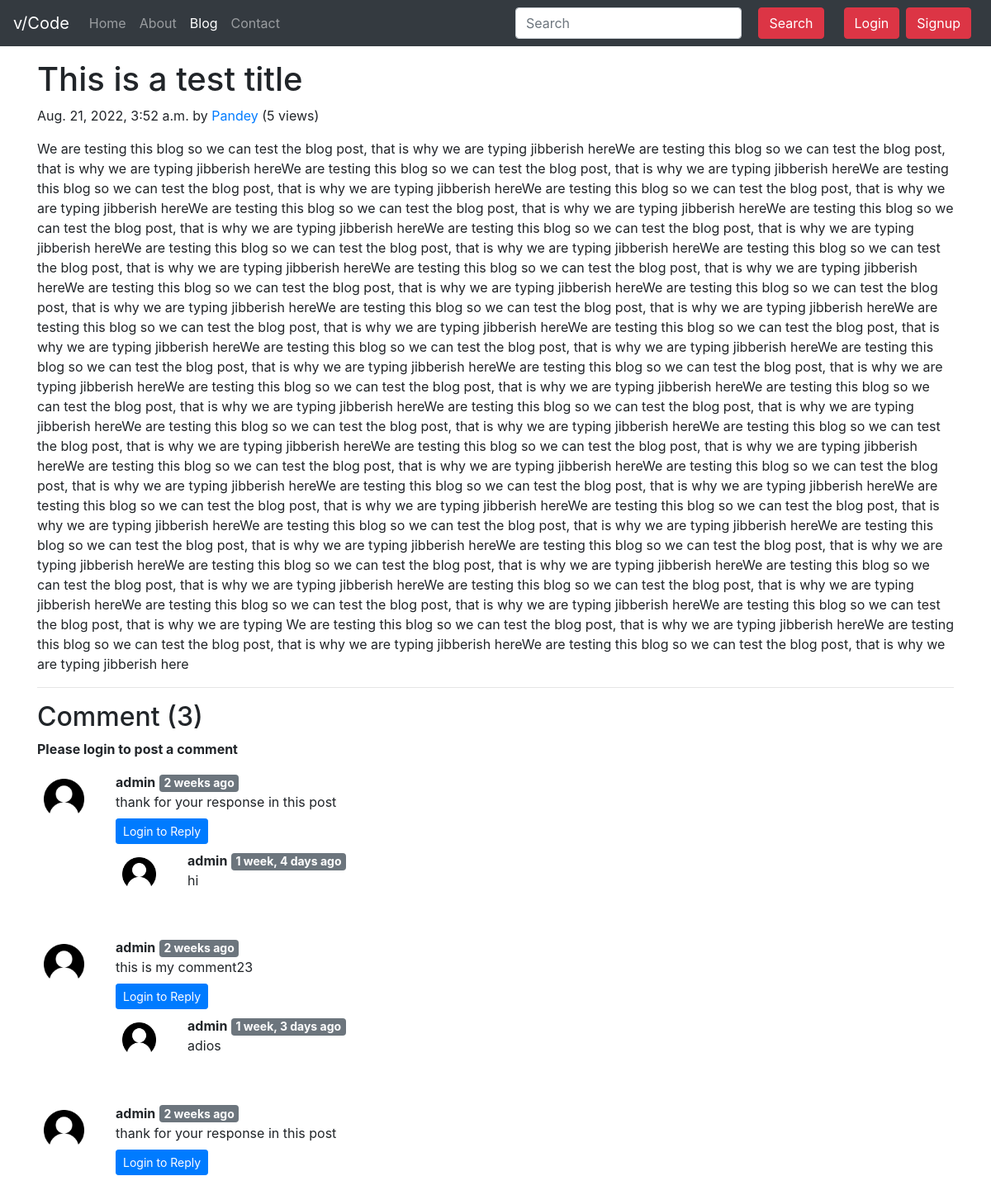
/blog/first-post, run on the app's committed database.
### blog/models.py (models this page shows, shortened)
class Post(models.Model):
    sno = models.AutoField(primary_key=True)
    title = models.CharField(max_length=255)
    content = models.TextField()
    author = models.CharField(max_length=20)
    slug = models.CharField(max_length=130)
    views = models.IntegerField(default=0)
    Timestamp=models.DateTimeField(blank=True)

class BlogComment(models.Model):
    sno = models.AutoField(primary_key=True)
    comment = models.TextField()
    user = models.ForeignKey(User, on_delete=models.CASCADE)
    post = models.ForeignKey(Post, on_delete=models.CASCADE)
    parent = models.ForeignKey('self', on_delete=models.CASCADE, null=True)
    timestamp = models.DateTimeField(default=now)

### blog/views.py (the view)
# urls.py: path('<str:slug>', views.blogPost, name='blogPost'),
def blogPost(request, slug):
    post = Post.objects.filter(slug=slug).first()
    post.views = post.views + 1
    post.save()
    comments = BlogComment.objects.filter(post=post, parent=None)
    replies = BlogComment.objects.filter(post=post).exclude(parent=None)
    replyDict={}
    for reply in replies:
        if reply.parent.sno not in replyDict.keys():
            replyDict[reply.parent.sno] = [reply]
        else:
            replyDict[reply.parent.sno].append(reply)
    context = {'post': post, 'comments':comments, 'user':request.user, 'replyDict':replyDict}
    return render(request, 'blog/blogPost.html', context)

### blog/templatetags/extras.py (called while the page is built)
@register.filter(name='get_val')
def get_val(dict, key):
    return dict.get(key)

### templates/blog/blogPost.html (shortened to what this page needs)
{% extends 'base.html' %}
{% block blogactive %} active {% endblock blogactive %}
{% block body %}
{% load humanize %}
{% load extras %}
<div class="container my-3">
  <h1 class="blog-post-title">{{post.title}}</h1>
  <p class="blog-post-meta">{{post.Timestamp}} by <a href="/about">{{post.author}}</a> (<span>{{post.views}} views</span>)</p>
  <p>{{post.content|safe}}</p>
  <hr>
</div>
<div class="container">
  <h2>Comment ({{comments.count}})</h2>
  <div class="my-2">
    {% if user.is_authenticated %}
    <form action="/blog/postComment" method="post">
      {% csrf_token %}
      <div class="form-group">
        <label for="exampleInputEmail1">Post Comment</label>
        <input type="text" class="form-control" name="comment" placeholder="Add your comment">
      </div>
      <input type="hidden" name="postSno" value="{{post.sno}}">
      <input type="hidden" name="parentSno" value="">
      <button type="submit" class="btn btn-primary">Submit</button>
    </form>
    {% else %}
    <span><b>Please login to post a comment</b></span>
    {% endif %}
  </div>
  {% for comment in comments %}
  <div class="row my-3">
    <div class="col-md-1 ">
      <img class=" mx-auto d-block w-100 p-2" src="/static/img/user.png" alt="user">
    </div>
    <div class="col-md-11">
      <b>{{comment.user.username}}</b> <span class="badge badge-secondary" style="font-size: 14px;"> {{comment.timestamp  | naturaltime}} </span>
      <div> {{comment.comment}}</div>
      <div class="reply mx-0">
        {% if user.is_authenticated %}
        <button class="btn btn-primary btn-sm mt-2" type="button" data-toggle="collapse"
          data-target="#replyBox{{comment.sno}}" aria-expanded="false" aria-controls="replyBox{{comment.sno}}"> Reply
        </button>
        <div class="collapse" id="replyBox{{comment.sno}}">
          <div class="card card-body my-2">
            <form action="/blog/postComment" method="post">
              {% csrf_token %}
              <div class="form-group">
                <label for="comment">Post Reply</label>
                <input type="text" class="form-control" name="comment" placeholder="Enter reply here">
                <input type="hidden" name="parentSno" value="{{comment.sno}}">
              </div>
              <input type="hidden" name="postSno" value="{{post.sno}}">
              <button type="submit" class="btn btn-primary">Submit</button>
            </form>
          </div>
        </div>
        {% else %}
        <button class="btn btn-primary btn-sm mt-2" type="button" data-toggle="collapse"
          data-target="#replyBox{{comment.sno}}" aria-expanded="false"
          aria-controls="replyBox{{comment.sno}} disabled">Login to Reply</button>
        {% endif %}
        <div class="replies my-2">
          {% for reply in replyDict|get_val:comment.sno %}
          <div class="row">
            <div class="col-md-1">
              <img class=" mx-auto d-block w-100 p-2" src="/static/img/user.png" alt="user">
            </div>
            <div class="col-md-11">
              <b>{{reply.user.username}}</b> <span class="badge badge-secondary" style="font-size: 14px;"> {{reply.timestamp | naturaltime}} </span>
              <div> {{reply.comment}}</div>
            </div>
          </div>
          <br>
          {% endfor %}
        </div>
      </div>
    </div>
  </div>
  {% endfor %}
</div>
{% endblock body %}

### templates/base.html (shortened to what this page needs)
<!doctype html>
<html lang="en">
<head>
  <link rel="stylesheet" href="https://cdn.jsdelivr.net/npm/bootstrap@4.6.2/dist/css/bootstrap.min.css"
>
</head>
<body>
  <nav class="navbar navbar-expand-lg navbar-dark bg-dark">
    <a class="navbar-brand" href="/">v/Code</a>
    <div class="collapse navbar-collapse" id="navbarSupportedContent">
      <ul class="navbar-nav mr-auto">
        <li class="nav-item {% block homeactive %} {% endblock homeactive %}">
          <a class="nav-link" href="/">Home <span class="sr-only">(current)</span></a>
        </li>
        <li class="nav-item {% block aboutactive %} {% endblock aboutactive %}">
          <a class="nav-link" href="/about">About</a>
        </li>
        <li class="nav-item {% block blogactive %} {% endblock blogactive %}">
          <a class="nav-link" href="/blog">Blog</a>
        </li>
        <li class="nav-item {% block contactactive %} {% endblock contactactive %}">
          <a class="nav-link" href="/contact">Contact</a>
        </li>
      </ul>
      <div class="ml-auto form-inline">
        <form method="get" action="/search" class=" my-2 my-lg-0 mx-3">
          <input class="form-control mr-sm-2" type="search" placeholder="Search" aria-label="Search" name="query"
            id="query">
          <button class="btn btn-danger m-2 my-sm-0" type="submit">Search</button>
        </form>
        {% if user.is_authenticated %}
        <ul class="navbar-nav mr-2">
          <li class="nav-item dropdown">
            <a class="nav-link dropdown-toggle" href="#" role="button" data-toggle="dropdown" aria-expanded="false">
              Welcome {{request.user}}
            </a>
            <div class="dropdown-menu">
              <a class="dropdown-item" href="/logout">Logout</a>
            </div>
          </li>
        </ul>
        {% else %}
        <button type="button" class="btn btn-danger mr-2" data-toggle="modal" data-target="#loginModal">
          Login
        </button>
        <button type="button" class="btn btn-danger mr-2" data-toggle="modal" data-target="#signupModal">
          Signup
        </button>
        {% endif %}
      </div>
    </div>
  </nav>
  {% block body %}
  {% endblock body %}
</body>
</html>

### data on the page
Post: title "This is a test title", Timestamp "Aug. 21, 2022, 3:52 a.m.", author "Pandey", views "5", content "We are testing this blog so we can test the blog post, that is why we are typing jibberish hereWe are testing this blog so we can test the blog post, that is why we are typing jibberish hereWe are testing this blog so we can test the blog post, that is why we are typing jibberish hereWe are testing this blog so we can test the blog post, that is why we are typing jibberish hereWe are testing this blog so we can test the blog post, that is why we are typing jibberish hereWe are testing this blog so we can test the blog post, that is why we are typing jibberish hereWe are testing this blog so we can test the blog post, that is why we are typing jibberish hereWe are testing this blog so we can…"
BlogComment: user.username "admin", timestamp "2 weeks ago", comment "thank for your response in this post"
BlogComment: user.username "admin", timestamp "1 week, 4 days ago", comment "hi"
BlogComment: user.username "admin", timestamp "2 weeks ago", comment "this is my comment23"
BlogComment: user.username "admin", timestamp "1 week, 3 days ago", comment "adios"
BlogComment: user.username "admin", timestamp "2 weeks ago", comment "thank for your response in this post"

### other printed values
{{ comments.count }} "3"
